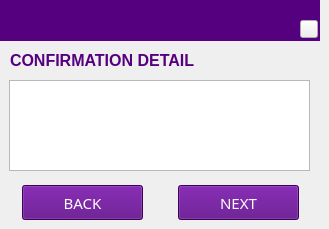
   <widget class="QWidget" name="Confirmation_page">
    <widget class="QLabel" name="label_Txn_Menu_10">
     <property name="geometry">
      <rect>
       <x>0</x>
       <y>0</y>
       <width>320</width>
       <height>41</height>
      </rect>
     </property>
     <property name="font">
      <font>
       <family>Sans Serif</family>
       <pointsize>11</pointsize>
       <weight>9</weight>
       <italic>false</italic>
       <bold>false</bold>
      </font>
     </property>
     <property name="cursor">
      <cursorShape>BlankCursor</cursorShape>
     </property>
     <property name="focusPolicy">
      <enum>Qt::NoFocus</enum>
     </property>
     <property name="styleSheet">
      <string notr="true">color: rgb(255, 255, 255);
background-color: rgb(85, 0, 127);
font: 75 11pt &quot;Sans Serif&quot;;</string>
     </property>
     <property name="text">
      <string/>
     </property>
    </widget>
    <widget class="QLabel" name="FinoLogo_41">
     <property name="geometry">
      <rect>
       <x>5</x>
       <y>2</y>
       <width>71</width>
       <height>35</height>
      </rect>
     </property>
     <property name="autoFillBackground">
      <bool>false</bool>
     </property>
     <property name="styleSheet">
      <string notr="true">background-color: rgb(85, 0, 127);</string>
     </property>
     <property name="text">
      <string/>
     </property>
     <property name="pixmap">
      <pixmap resource="fino.qrc">:/Fino/Icons/finoW.png</pixmap>
     </property>
     <property name="scaledContents">
      <bool>true</bool>
     </property>
    </widget>
    <widget class="QLabel" name="DispConfirmation_LabelName">
     <property name="geometry">
      <rect>
       <x>93</x>
       <y>0</y>
       <width>221</width>
       <height>20</height>
      </rect>
     </property>
     <property name="font">
      <font>
       <pointsize>12</pointsize>
      </font>
     </property>
     <property name="styleSheet">
      <string notr="true">color: rgb(255, 255, 255);
background-color: rgb(85, 0, 127);</string>
     </property>
     <property name="text">
      <string/>
     </property>
     <property name="alignment">
      <set>Qt::AlignRight|Qt::AlignTrailing|Qt::AlignVCenter</set>
     </property>
    </widget>
    <widget class="QLabel" name="DispConfirmation_LabelBal">
     <property name="geometry">
      <rect>
       <x>93</x>
       <y>22</y>
       <width>191</width>
       <height>19</height>
      </rect>
     </property>
     <property name="font">
      <font>
       <pointsize>9</pointsize>
      </font>
     </property>
     <property name="styleSheet">
      <string notr="true">color: rgb(255, 255, 255);
background-color: rgb(85, 0, 127);</string>
     </property>
     <property name="text">
      <string/>
     </property>
     <property name="alignment">
      <set>Qt::AlignBottom|Qt::AlignRight|Qt::AlignTrailing</set>
     </property>
    </widget>
    <widget class="QLabel" name="label_Pg29">
     <property name="geometry">
      <rect>
       <x>10</x>
       <y>50</y>
       <width>231</width>
       <height>21</height>
      </rect>
     </property>
     <property name="font">
      <font>
       <pointsize>12</pointsize>
       <weight>75</weight>
       <bold>true</bold>
      </font>
     </property>
     <property name="styleSheet">
      <string notr="true">color: rgb(85, 0, 127);</string>
     </property>
     <property name="text">
      <string>CONFIRMATION DETAIL</string>
     </property>
    </widget>
    <widget class="QListWidget" name="listWidget_Issuer_10">
     <property name="geometry">
      <rect>
       <x>9</x>
       <y>80</y>
       <width>301</width>
       <height>91</height>
      </rect>
     </property>
     <property name="font">
      <font>
       <pointsize>14</pointsize>
       <weight>75</weight>
       <italic>false</italic>
       <bold>true</bold>
      </font>
     </property>
     <property name="focusPolicy">
      <enum>Qt::NoFocus</enum>
     </property>
     <property name="styleSheet">
      <string notr="true">color:rgb(0, 0, 127)</string>
     </property>
    </widget>
    <widget class="QPushButton" name="Next_Button_Confirmation">
     <property name="geometry">
      <rect>
       <x>178</x>
       <y>185</y>
       <width>121</width>
       <height>35</height>
      </rect>
     </property>
     <property name="font">
      <font>
       <family>Sans Serif</family>
       <pointsize>11</pointsize>
       <weight>9</weight>
       <italic>false</italic>
       <bold>false</bold>
      </font>
     </property>
     <property name="styleSheet">
      <string notr="true">color: rgb(255, 255, 255);
background-color: rgb(85, 0, 127);
font: 75 11pt &quot;Sans Serif&quot;;</string>
     </property>
     <property name="text">
      <string>NEXT</string>
     </property>
    </widget>
    <widget class="QPushButton" name="Button_Confirmation">
     <property name="geometry">
      <rect>
       <x>22</x>
       <y>185</y>
       <width>121</width>
       <height>35</height>
      </rect>
     </property>
     <property name="font">
      <font>
       <family>Sans Serif</family>
       <pointsize>11</pointsize>
       <weight>9</weight>
       <italic>false</italic>
       <bold>false</bold>
      </font>
     </property>
     <property name="styleSheet">
      <string notr="true">color: rgb(255, 255, 255);
background-color: rgb(85, 0, 127);
font: 75 11pt &quot;Sans Serif&quot;;</string>
     </property>
     <property name="text">
      <string>BACK</string>
     </property>
    </widget>
    <widget class="QPushButton" name="Balance_Show_pushButton_Confirm_page_3">
     <property name="geometry">
      <rect>
       <x>300</x>
       <y>20</y>
       <width>18</width>
       <height>18</height>
      </rect>
     </property>
     <property name="text">
      <string/>
     </property>
     <property name="icon">
      <iconset>
       <activeon>:/Fino/1E.png</activeon>
      </iconset>
     </property>
     <property name="iconSize">
      <size>
       <width>18</width>
       <height>18</height>
      </size>
     </property>
    </widget>
   </widget>
